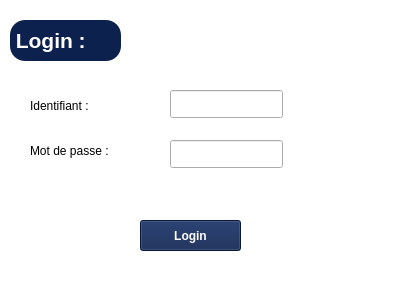
<?xml version="1.0" encoding="UTF-8"?>
<ui version="4.0">
 <class>LoginWindow</class>
 <widget class="QWidget" name="LoginWindow">
  <property name="geometry">
   <rect>
    <x>0</x>
    <y>0</y>
    <width>400</width>
    <height>300</height>
   </rect>
  </property>
  <property name="windowTitle">
   <string>Form</string>
  </property>
  <widget class="QLabel" name="label">
   <property name="geometry">
    <rect>
     <x>0</x>
     <y>0</y>
     <width>401</width>
     <height>301</height>
    </rect>
   </property>
   <property name="styleSheet">
    <string notr="true">background-color: white;</string>
   </property>
   <property name="text">
    <string/>
   </property>
  </widget>
  <widget class="QLabel" name="label_2">
   <property name="geometry">
    <rect>
     <x>10</x>
     <y>20</y>
     <width>111</width>
     <height>41</height>
    </rect>
   </property>
   <property name="font">
    <font>
     <pointsize>16</pointsize>
     <bold>true</bold>
    </font>
   </property>
   <property name="styleSheet">
    <string notr="true">background-color: rgb(13, 33, 79);color: white;
border-radius: 15px; </string>
   </property>
   <property name="text">
    <string> Login :</string>
   </property>
  </widget>
  <widget class="QLabel" name="label_3">
   <property name="geometry">
    <rect>
     <x>30</x>
     <y>90</y>
     <width>81</width>
     <height>31</height>
    </rect>
   </property>
   <property name="text">
    <string>Identifiant :</string>
   </property>
  </widget>
  <widget class="QLabel" name="label_4">
   <property name="geometry">
    <rect>
     <x>30</x>
     <y>140</y>
     <width>101</width>
     <height>21</height>
    </rect>
   </property>
   <property name="text">
    <string>Mot de passe :</string>
   </property>
  </widget>
  <widget class="QLineEdit" name="usernameLineEdit">
   <property name="geometry">
    <rect>
     <x>170</x>
     <y>90</y>
     <width>113</width>
     <height>28</height>
    </rect>
   </property>
  </widget>
  <widget class="QLineEdit" name="passwordLineEdit">
   <property name="geometry">
    <rect>
     <x>170</x>
     <y>140</y>
     <width>113</width>
     <height>28</height>
    </rect>
   </property>
   <property name="echoMode">
    <enum>QLineEdit::Password</enum>
   </property>
  </widget>
  <widget class="QPushButton" name="loginButton">
   <property name="geometry">
    <rect>
     <x>140</x>
     <y>220</y>
     <width>101</width>
     <height>31</height>
    </rect>
   </property>
   <property name="font">
    <font>
     <pointsize>9</pointsize>
     <bold>true</bold>
    </font>
   </property>
   <property name="styleSheet">
    <string notr="true">background-color: rgb(13, 33, 79); color: white;</string>
   </property>
   <property name="text">
    <string>Login</string>
   </property>
  </widget>
 </widget>
 <resources/>
 <connections/>
</ui>
